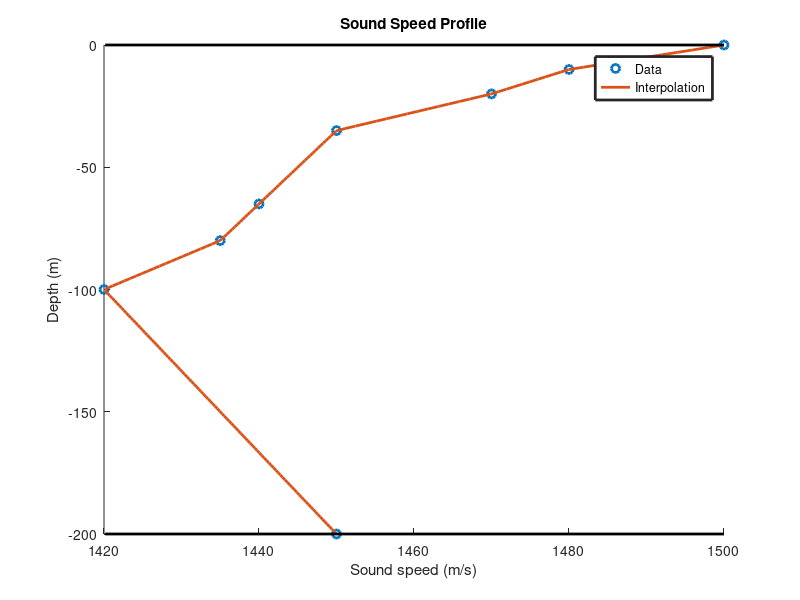

MATLAB code to generate this figure: (Note: this script raises an error after producing the figure.)
clear all; close all;
%%%%%%%%%%%%%%%%%%%%%%%%%%%%%%%%%%%%%%%%%%%%%%%%%%%%%%%%%%%%%%%%%%%%%%%%
%% %%%%%%% Parameters %%%%%%%%%%%%%%%%%%%%%%%%%%%%%%%%%%%%%%%%%%%%%%%%%%
%%%%%%%%%%%%%%%%%%%%%%%%%%%%%%%%%%%%%%%%%%%%%%%%%%%%%%%%%%%%%%%%%%%%%%%%
tic

Z_src = -50;    % Source depth
REC_r = 3500;   % Receiver distance
REC_z = -55;    % Receiver depth
width = 10;     % % Receiver width
theta_aperture = 90;  % Aperture angle (in degree)
num_rays = 200; % Number of rays to plot

surface_z = 0;  % Surface location
H = -200;       % Depth
W = 4000;       % Maximum range

rho_air   = 1.225; % air density
rho_water = 1028;  % water density
rho_sand  = 1850;  % sand density

% Updated sound speed profile
depths   = [   0,  -10,  -20,  -35,  -65,  -80, -100, -200];
c_values = [1500, 1480, 1470, 1450, 1440, 1435, 1420, 1450];
c = @(z) interp1(depths, c_values, z, 'linear'); % Interpolated sound speed function
dt = 0.001;         % Time step
absorption = 0.1;   % Absorption (dB per meter) !!! Add frequency dependence !!!

% Initialize intensity range for color mapping
log_intensity_min = inf;
log_intensity_max = -inf;

% Initialize rays vector
rays_r = cell(1, num_rays);
rays_z = cell(1, num_rays);
rays_intensity = cell(1, num_rays);
theta_values = linspace(-theta_aperture/2, theta_aperture/2, num_rays);

figure;
hold on;
plot(c_values, depths, 'o', 'LineWidth', 2);
plot(c(linspace(0, H, 200)), linspace(0, H, 200), 'LineWidth', 2); 
% Plot surface and bottom
plot([min(c(linspace(0, H, 200))), max(c(linspace(0, H, 200)))], [surface_z, surface_z], 'k', 'LineWidth', 2);  % Surface
plot([min(c(linspace(0, H, 200))), max(c(linspace(0, H, 200)))], [H, H], 'k', 'LineWidth', 2);  % Bottom
xlabel('Sound speed (m/s)', 'LineWidth', 2);
ylabel('Depth (m)', 'LineWidth', 2);
title('Sound Speed Profile', 'LineWidth', 2);
legend('Data', 'Interpolation', 'LineWidth', 2);
hold off;

fprintf('----- Parameters : %.2f s -----\n', toc);
%%%%%%%%%%%%%%%%%%%%%%%%%%%%%%%%%%%%%%%%%%%%%%%%%%%%%%%%%%%%%%%%%%%%%%%%
%% %%%%%%% Ray %%%%%%%%%%%%%%%%%%%%%%%%%%%%%%%%%%%%%%%%%%%%%%%%%%%%%%%%%
%%%%%%%%%%%%%%%%%%%%%%%%%%%%%%%%%%%%%%%%%%%%%%%%%%%%%%%%%%%%%%%%%%%%%%%%
tic

% Plot rays and compute intensities
for i = 1:num_rays          % For each rays
    theta = theta_values(i); % Initial angle at the source
    [r, z, intensity] = ray_trace(theta, Z_src, H, c, W, absorption, dt);
    rays_r{i} = r;
    rays_z{i} = z;
    rays_intensity{i} = intensity;
    log_intensity = log10(intensity);
    log_intensity_min = min(log_intensity_min, min(log_intensity));
    log_intensity_max = max(log_intensity_max, max(log_intensity));
end

% Rays arriving on the receiver
[i_ray] = Cross_receiver(rays_r, rays_z, REC_r , REC_z, width, num_rays);

fprintf('----- Computing rays : %.2f s -----\n', toc);
%%%%%%%%%%%%%%%%%%%%%%%%%%%%%%%%%%%%%%%%%%%%%%%%%%%%%%%%%%%%%%%%%%%%%%%%
%% %%%%%%% Plot %%%%%%%%%%%%%%%%%%%%%%%%%%%%%%%%%%%%%%%%%%%%%%%%%%%%%%%%
%%%%%%%%%%%%%%%%%%%%%%%%%%%%%%%%%%%%%%%%%%%%%%%%%%%%%%%%%%%%%%%%%%%%%%%%
% tic
% % Plot setup
% figure;
% hold on;
% xlabel('Range (m)');
% ylabel('Depth (m)');
% title('Rac SSP');
% axis([0 W H surface_z]);
% 
% % Plot surface and bottom
% plot([0, W], [surface_z, surface_z], 'k', 'LineWidth', 2);  % Surface
% plot([0, W], [H, H], 'k', 'LineWidth', 2);  % Bottom
% plot([REC_r; REC_r], [REC_z; REC_z+width], 'r', 'LineWidth', 4);  % Receiver
% 
% % Color mapping based on log intensity
% colormap('jet');
% for i = 1:num_rays
%     r = rays_r{i};
%     z = rays_z{i};
%     intensity = rays_intensity{i};
%     log_intensity = log10(intensity);
%     for j = 1:length(r)-1
%         color_idx = floor((log_intensity(j) - log_intensity_min) / (log_intensity_max - log_intensity_min) * 255) + 1;
%         color = jet(256);
%         color = color(color_idx, :);  % Get color from colormap based on log intensity
%         line([r(j), r(j+1)], [z(j), z(j+1)], 'Color', color);  % Apply color to line
%     end
% end
% 
% % Add color bar for intensity
% caxis([log_intensity_min, log_intensity_max]);
% colorbar;
% ylabel(colorbar, 'Log Intensity');
% 
% hold off;
% 
% fprintf('----- Whole figure : %.2f s -----\n', toc);

% ----------------------------------------------------------------------
% ----------------------------------------------------------------------
% ----------------------------------------------------------------------

tic

% Plot setup
figure;
hold on;
xlabel('Range (m)');
ylabel('Depth (m)');
title('Rac SSP receiver');
axis([0 W H surface_z]);

% Plot surface and bottom
plot([0, W], [surface_z, surface_z], 'k', 'LineWidth', 2);  % Surface
plot([0, W], [H, H], 'k', 'LineWidth', 2);  % Bottom
plot([REC_r; REC_r], [REC_z; REC_z+width], 'r', 'LineWidth', 4);  % Receiver
% Color mapping based on log intensity
colormap('jet');
for i = i_ray
    r = rays_r{i};
    z = rays_z{i};
    intensity = rays_intensity{i};
    log_intensity = log10(intensity);
    for j = 1:length(r)-1
        color_idx = floor((log_intensity(j) - log_intensity_min) / (log_intensity_max - log_intensity_min) * 255) + 1;
        color = jet(256);
        color = color(color_idx, :);  % Get color from colormap based on log intensity
        line([r(j), r(j+1)], [z(j), z(j+1)], 'Color', color);  % Apply color to line
    end
end


% Add color bar for intensity
caxis([log_intensity_min, log_intensity_max]);
colorbar;
ylabel(colorbar, 'Log Intensity');

hold off;

fprintf('----- Receiver : %.2f s -----\n', toc);

%%%%%%%%%%%%%%%%%%%%%%%%%%%%%%%%%%%%%%%%%%%%%%%%%%%%%%%%%%%%%%%%%%%%%%%%
%% %%%%%%% Functions %%%%%%%%%%%%%%%%%%%%%%%%%%%%%%%%%%%%%%%%%%%%%%%%%%%
%%%%%%%%%%%%%%%%%%%%%%%%%%%%%%%%%%%%%%%%%%%%%%%%%%%%%%%%%%%%%%%%%%%%%%%%
function [r, z, intensity] = ray_trace(theta, Z_src, H, c, W, absorption, dt)
    
    % Initialize the ray path and intensity
    r = [    0,         c(Z_src)*cosd(theta)*dt];
    z = [Z_src, Z_src + c(Z_src)*sind(theta)*dt];
    intensity = [1, 10^(-absorption * c(z(end))*dt / 10)];
    
    while r(end) < W  % While the ray is in the rectangle
        
        % Actual conditions
        last_c    = c(z(end-1)); % Sound speed at last depth
        current_c = c(z(end  )); % Sound speed at current depth

        if abs((current_c/last_c)*cosd(theta)) < 1 % total transmission 
            theta = sign(theta)*acosd((current_c/last_c)*cosd(theta));
        else % total reflexion
            theta = -sign(theta)*acosd((last_c/current_c)*cosd(theta));
        end

        % Calculate increments in r and z
        dr = current_c * cosd(theta) * dt;
        dz = current_c * sind(theta) * dt;
        
        % Check for reflection
        if z(end) + dz > 0          % on surface
            r = [r, r(end) - z(end)/tand(theta),   r(end) + dr ];
            z = [z,                            0, -(z(end) + dz)];
            theta=-theta;
            intensity_ref = intensity(end) * 10^(-absorption * c(z(end))*dt / 10);
            intensity = [intensity, intensity_ref, intensity_ref];

        elseif z(end) + dz < H      % on bottom
            r = [r, r(end) + (H-z(end))/tand(theta),       r(end) + dr ];
            z = [z,                                H, -(z(end)+dz) + 2*H];
            theta=-theta;
            intensity_ref = intensity(end) * 10^(-absorption * c(z(end))*dt / 10);
            intensity = [intensity, intensity_ref, intensity_ref];

        else    % Nominal case
            r = [r, r(end) + dr];
            z = [z, z(end) + dz];
            intensity = [intensity, intensity(end) * 10^(-absorption * c(z(end))*dt / 10)];
        end

    end
end


function [i_ray] = Cross_receiver(rays_r, rays_z, REC_r , REC_z, width, num_rays)
    i_ray = [];
    for i = 1:num_rays
        for j = 1:length(rays_r{1,i})-1
            if (rays_r{1,i}(j) < REC_r) && (rays_r{1,i}(j+1) > REC_r)
                A = (rays_z{1,i}(j+1)-rays_z{1,i}(j))/(rays_r{1,i}(j+1)-rays_r{1,i}(j));
                B = rays_z{1,i}(j) - A*rays_r{1,i}(j);
                f_REC_r = A*REC_r + B;
                if (f_REC_r > REC_z) && (f_REC_r < REC_z+width)
                    i_ray = [i_ray, i];
                end
            end
        end
    end
end
